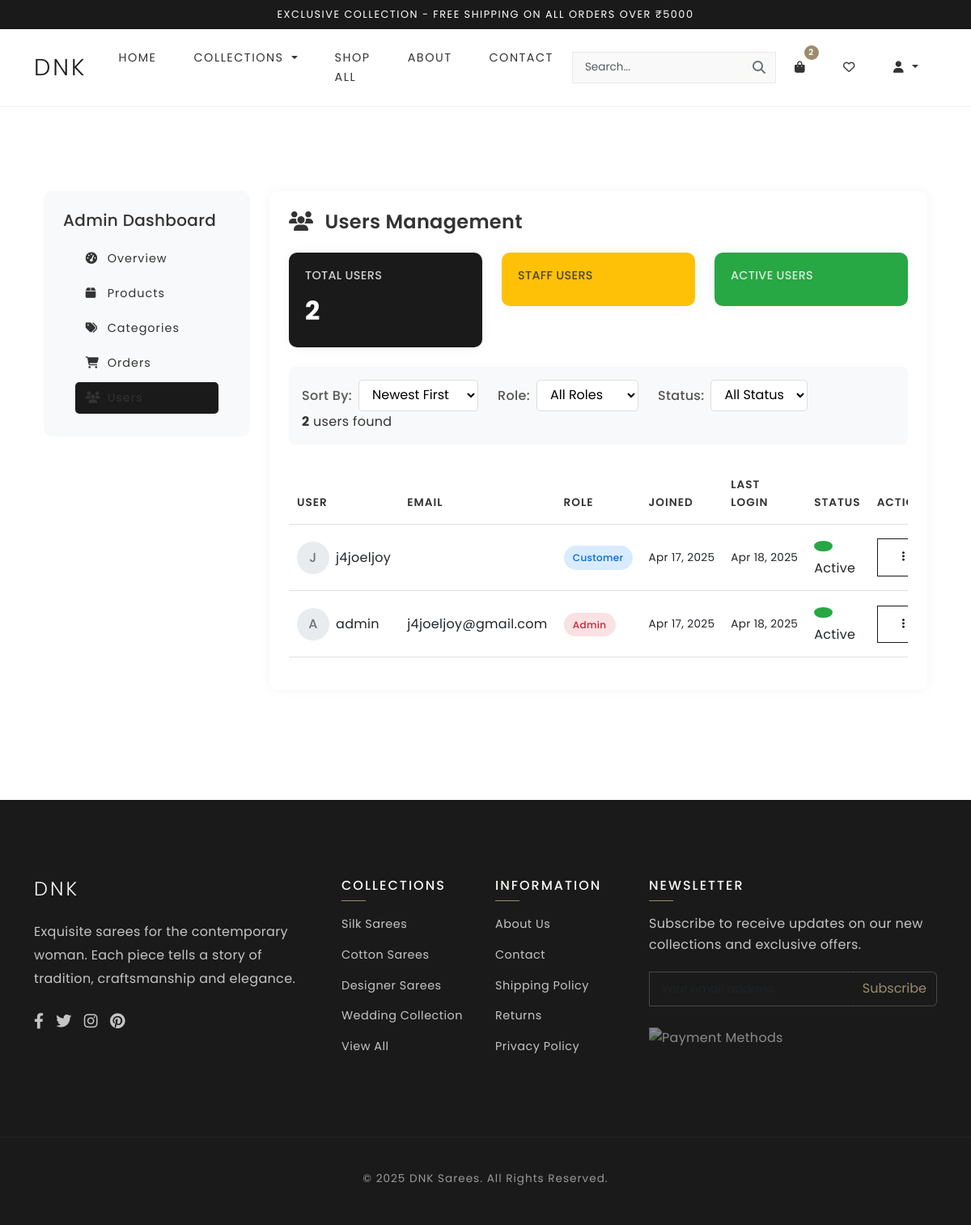
/admin-users/ (signed in), run on the app's committed database.
### store/models.py (models this page shows, shortened)
class Category(models.Model):
    name = models.CharField(max_length=100)
    slug = models.SlugField(unique=True, blank=True)
    image = models.ImageField(upload_to='category_images/', blank=True, null=True)
    description = models.TextField(blank=True, null=True)
    is_featured = models.BooleanField(default=False)
    class Meta:
        verbose_name_plural = "Categories"

### store/views.py (the view, shortened to what this page needs)
# urls.py: path('admin-users/', views.admin_users_view, name='admin_users'),
@staff_member_required(login_url='login')
def admin_users_view(request):
    if not request.user.is_staff and not request.user.is_superuser:
        messages.error(request, "You don't have permission to access the admin users page.")
        return redirect('home')
    sort_by = request.GET.get('sort', '-date_joined')  # Default sort by date joined (newest first)
    if sort_by == 'username':
        users = User.objects.all().order_by('username')
    elif sort_by == 'date_joined':
        users = User.objects.all().order_by('date_joined')  # Oldest first
    elif sort_by == 'last_login':
        users = User.objects.all().order_by('-last_login')  # Recent login first
    else:  # Default sort by newest
        users = User.objects.all().order_by('-date_joined')
    is_staff_filter = request.GET.get('is_staff', '')
    is_active_filter = request.GET.get('is_active', '')
    if is_staff_filter:
        users = users.filter(is_staff=(is_staff_filter == 'yes'))
    if is_active_filter:
        users = users.filter(is_active=(is_active_filter == 'yes'))
    paginator = Paginator(users, 15)  # 15 users per page
    page_number = request.GET.get('page', 1)
    page_obj = paginator.get_page(page_number)
    total_users = User.objects.count()
    staff_users = User.objects.filter(is_staff=True).count()
    context = {
        'page_obj': page_obj,
        'sort_by': sort_by,
        'is_staff_filter': is_staff_filter,
        'is_active_filter': is_active_filter,
        'total_users': total_users,
        'staff_users': staff_users,
    }
    return render(request, 'store/admin_users.html', context)

### store/templates/store/admin_users.html (shortened to what this page needs)
{% extends 'store/base.html' %}
{% load static %}
{% block content %}
<div class="container admin-container">
    <div class="row">
        <div class="col-lg-3 mb-4">
            <div class="admin-sidebar">
                <h5 class="mb-3">Admin Dashboard</h5>
                <nav class="nav flex-column">
                    <a class="nav-link" href="{% url 'admin_dashboard' %}">
                        <i class="fas fa-tachometer-alt"></i> Overview
                    </a>
                    <a class="nav-link" href="{% url 'admin_products' %}">
                        <i class="fas fa-box"></i> Products
                    </a>
                    <a class="nav-link" href="{% url 'admin_categories' %}">
                        <i class="fas fa-tags"></i> Categories
                    </a>
                    <a class="nav-link" href="{% url 'admin_orders' %}">
                        <i class="fas fa-shopping-cart"></i> Orders
                    </a>
                    <a class="nav-link active" href="{% url 'admin_users' %}">
                        <i class="fas fa-users"></i> Users
                    </a>
                </nav>
            </div>
        </div>
        <div class="col-lg-9">
            <div class="admin-content">
                <h2 class="page-title">
                    <i class="fas fa-users me-2"></i> Users Management
                </h2>
                <div class="row">
                    <div class="col-md-4">
                        <div class="summary-card primary">
                            <h6 class="summary-card-title">Total Users</h6>
                            <p class="summary-card-value">{{ total_users }}</p>
                        </div>
                    </div>
                    <div class="col-md-4">
                        <div class="summary-card warning">
                            <h6 class="summary-card-title">Staff Users</h6>
                        </div>
                    </div>
                    <div class="col-md-4">
                        <div class="summary-card success">
                            <h6 class="summary-card-title">Active Users</h6>
                        </div>
                    </div>
                </div>
                <div class="toolbar d-flex justify-content-between align-items-center flex-wrap">
                    <div class="filter-form">
                        <form method="get" class="d-flex flex-wrap gap-2">
                            <div class="filter-group">
                                <label class="filter-label">Sort By:</label>
                                <select name="sort" class="sort-select" onchange="this.form.submit()">
                                    <option value="-date_joined" {% if sort_by == '-date_joined' %}selected{% endif %}>Newest First</option>
                                </select>
                            </div>
                            <div class="filter-group ms-md-3">
                                <label class="filter-label">Role:</label>
                                <select name="role" class="filter-select" onchange="this.form.submit()">
                                    <option value="">All Roles</option>
                                </select>
                            </div>
                            <div class="filter-group ms-md-3">
                                <label class="filter-label">Status:</label>
                                <select name="status" class="filter-select" onchange="this.form.submit()">
                                    <option value="">All Status</option>
                                </select>
                            </div>
                        </form>
                    </div>
                    <div class="mt-3 mt-md-0">
                        <strong>{{ page_obj.paginator.count }}</strong> users found
                    </div>
                </div>
                <div class="table-responsive">
                    <table class="table align-middle">
                        <thead>
                            <tr>
                                <th>User</th>
                                <th>Email</th>
                                <th>Role</th>
                                <th>Joined</th>
                                <th>Last Login</th>
                                <th>Status</th>
                                <th>Actions</th>
                            </tr>
                        </thead>
                        <tbody>
                            {% for user in page_obj %}
                            <tr>
                                <td>
                                    <div class="d-flex align-items-center">
                                        {% if user.userprofile.avatar %}
                                            <img src="{{ user.userprofile.avatar.url }}" alt="Avatar" class="user-avatar me-2">
                                        {% else %}
                                            <div class="avatar-placeholder me-2">
                                                {{ user.username|first|upper }}
                                            </div>
                                        {% endif %}
                                        <div>
                                            <div>{{ user.username }}</div>
                                        </div>
                                    </div>
                                </td>
                                <td>{{ user.email }}</td>
                                <td>
                                    {% if user.is_superuser %}
                                        <span class="badge-role badge-admin">Admin</span>
                                    {% elif user.is_staff %}
                                        <span class="badge-role badge-staff">Staff</span>
                                    {% else %}
                                        <span class="badge-role badge-customer">Customer</span>
                                    {% endif %}
                                </td>
                                <td class="user-time">{{ user.date_joined|date:"M d, Y" }}</td>
                                <td class="user-time">
                                    {% if user.last_login %}
                                        {{ user.last_login|date:"M d, Y" }}
                                    {% else %}
                                        <span class="text-muted">Never</span>
                                    {% endif %}
                                </td>
                                <td>
                                    <span class="status-badge {% if user.is_active %}status-active{% else %}status-inactive{% endif %}"></span>
                                    {% if user.is_active %}Active{% else %}Inactive{% endif %}
                                </td>
                                <td>
                                    <div class="dropdown user-actions-dropdown">
                                        <button class="btn btn-sm btn-outline-primary dropdown-toggle" type="button" data-bs-toggle="dropdown">
                                            <i class="fas fa-ellipsis-v"></i>
                                        </button>
                                    </div>
                                </td>
                            </tr>
                            {% endfor %}
                        </tbody>
                    </table>
                </div>
            </div>
        </div>
    </div>
</div>
{% endblock %}

### store/templates/store/base.html (shortened to what this page needs)
{% load static %}
<!DOCTYPE html>
<html lang="en">
<head>
    <link href="https://cdn.jsdelivr.net/npm/bootstrap@5.3.0/dist/css/bootstrap.min.css" rel="stylesheet">
    <link rel="stylesheet" href="https://cdnjs.cloudflare.com/ajax/libs/font-awesome/6.4.0/css/all.min.css">
    <link rel="stylesheet" href="{% static 'store/style.css' %}">
</head>
<body>
    <div class="bg-dark text-white py-2">
        <div class="container text-center">
            <p class="mb-0" style="letter-spacing: 1.5px; font-size: 0.8rem; text-transform: uppercase;">Exclusive collection - Free shipping on all orders over ₹5000</p>
        </div>
    </div>
    <nav class="navbar navbar-expand-lg navbar-light py-3 sticky-top">
        <div class="container">
            <a class="navbar-brand" href="{% url 'home' %}">DNK</a>
        <div class="collapse navbar-collapse" id="navbarContent">
                <ul class="navbar-nav mx-auto">
                    <li class="nav-item"><a class="nav-link" href="{% url 'home' %}">Home</a></li>
                    <li class="nav-item dropdown">
                        <a class="nav-link dropdown-toggle" href="#" id="categoriesDropdown" role="button" data-bs-toggle="dropdown">
                            Collections
                        </a>
                    </li>
                    <li class="nav-item"><a class="nav-link" href="{% url 'search' %}">Shop All</a></li>
                    <li class="nav-item"><a class="nav-link" href="{% url 'about' %}">About</a></li>
                    <li class="nav-item"><a class="nav-link" href="{% url 'contact' %}">Contact</a></li>
                </ul>
                <form class="d-flex me-auto search-form" action="{% url 'search' %}" method="GET">
                    <div class="input-group">
                        <input type="search" name="q" class="form-control" placeholder="Search...">
                        <button class="btn btn-outline-secondary" type="submit">
                            <i class="fas fa-search"></i>
                        </button>
                    </div>
                </form>
            <ul class="navbar-nav ms-auto">
                {% if user.is_authenticated %}
                        <li class="nav-item">
                            <a class="nav-link cart-icon" href="{% url 'view_cart' %}">
                                <i class="fas fa-shopping-bag"></i>
                                <span class="cart-count">
                                    {% with cart_count=request.user.cart_items.count %}
                                    {{ cart_count }}
                                    {% endwith %}
                                </span>
                            </a>
                        </li>
                        <li class="nav-item">
                            <a class="nav-link" href="{% url 'wishlist' %}">
                                <i class="far fa-heart"></i>
                            </a>
                        </li>
                        <li class="nav-item dropdown">
                            <a class="nav-link dropdown-toggle" href="#" id="userDropdown" role="button" data-bs-toggle="dropdown">
                                <i class="fas fa-user"></i>
                            </a>
                        </li>
                {% else %}
                    <li class="nav-item"><a class="nav-link" href="{% url 'login' %}">Login</a></li>
                    <li class="nav-item"><a class="nav-link" href="{% url 'register' %}">Register</a></li>
                {% endif %}
            </ul>
            </div>
        </div>
    </nav>
    <div class="container my-5 py-4">
        {% block content %}{% endblock %}
    </div>
    <footer class="pt-5">
        <div class="container py-5">
            <div class="row">
                <div class="col-lg-4 col-md-6 mb-5 mb-md-0">
                    <h3 class="text-uppercase mb-4" style="font-weight: 300; letter-spacing: 3px; font-size: 1.5rem;">DNK</h3>
                    <p class="mb-4" style="color: #c5c5c5; line-height: 1.8;">Exquisite sarees for the contemporary woman. Each piece tells a story of tradition, craftsmanship and elegance.</p>
                    <div class="social-icons mb-4">
                        <a href="#"><i class="fab fa-facebook-f"></i></a>
                        <a href="#"><i class="fab fa-twitter"></i></a>
                        <a href="#"><i class="fab fa-instagram"></i></a>
                        <a href="#"><i class="fab fa-pinterest"></i></a>
                    </div>
                </div>
                <div class="col-lg-2 col-md-6 mb-5 mb-md-0">
                    <h5 class="footer-title">Collections</h5>
                    <ul class="footer-links">
                        {% for category in categories|slice:":5" %}
                        <li><a href="{% url 'category' category.slug %}">{{ category.name }}</a></li>
                        {% endfor %}
                        <li><a href="{% url 'search' %}">View All</a></li>
                    </ul>
                </div>
                <div class="col-lg-2 col-md-6 mb-5 mb-md-0">
                    <h5 class="footer-title">Information</h5>
                    <ul class="footer-links">
                        <li><a href="{% url 'about' %}">About Us</a></li>
                        <li><a href="{% url 'contact' %}">Contact</a></li>
                        <li><a href="#">Shipping Policy</a></li>
                        <li><a href="#">Returns</a></li>
                        <li><a href="#">Privacy Policy</a></li>
                    </ul>
                </div>
                <div class="col-lg-4 col-md-6">
                    <h5 class="footer-title">Newsletter</h5>
                    <p style="color: #c5c5c5; margin-bottom: 20px;">Subscribe to receive updates on our new collections and exclusive offers.</p>
                    <form class="mb-3">
                        <div class="input-group">
                            <input type="email" class="form-control bg-transparent border-end-0" placeholder="Your email address" style="border-color: rgba(255,255,255,0.2); color: #fff;">
                            <button class="btn btn-outline-secondary border-start-0" type="submit" style="border-color: rgba(255,255,255,0.2); color: var(--secondary-color);">Subscribe</button>
                        </div>
                    </form>
                    <div class="mt-4">
                        <img src="{% static 'store/images/payment-methods.png' %}" alt="Payment Methods" class="img-fluid" style="max-height: 24px; opacity: 0.5;">
                    </div>
                </div>
            </div>
        </div>
        <div class="copyright">
            <div class="container text-center">
                <p>© {% now "Y" %} DNK Sarees. All Rights Reserved.</p>
            </div>
        </div>
    </footer>
</body>
</html>

### data on the page
Category: name "Silk Sarees"
Category: name "Cotton Sarees"
Category: name "Designer Sarees"
Category: name "Wedding Collection"

### other printed values
{{ cart_count }} "2"
{{ total_users }} "2"
{{ page_obj.paginator.count }} "2"
{{ user.username|first|upper }} "J"
{{ user.username }} "j4joeljoy"
{{ user.date_joined|date:"M d, Y" }} "Apr 17, 2025"
{{ user.last_login|date:"M d, Y" }} "Apr 18, 2025"
{{ user.username|first|upper }} "A"
{{ user.username }} "admin"
{{ user.email }} "j4joeljoy@gmail.com"
